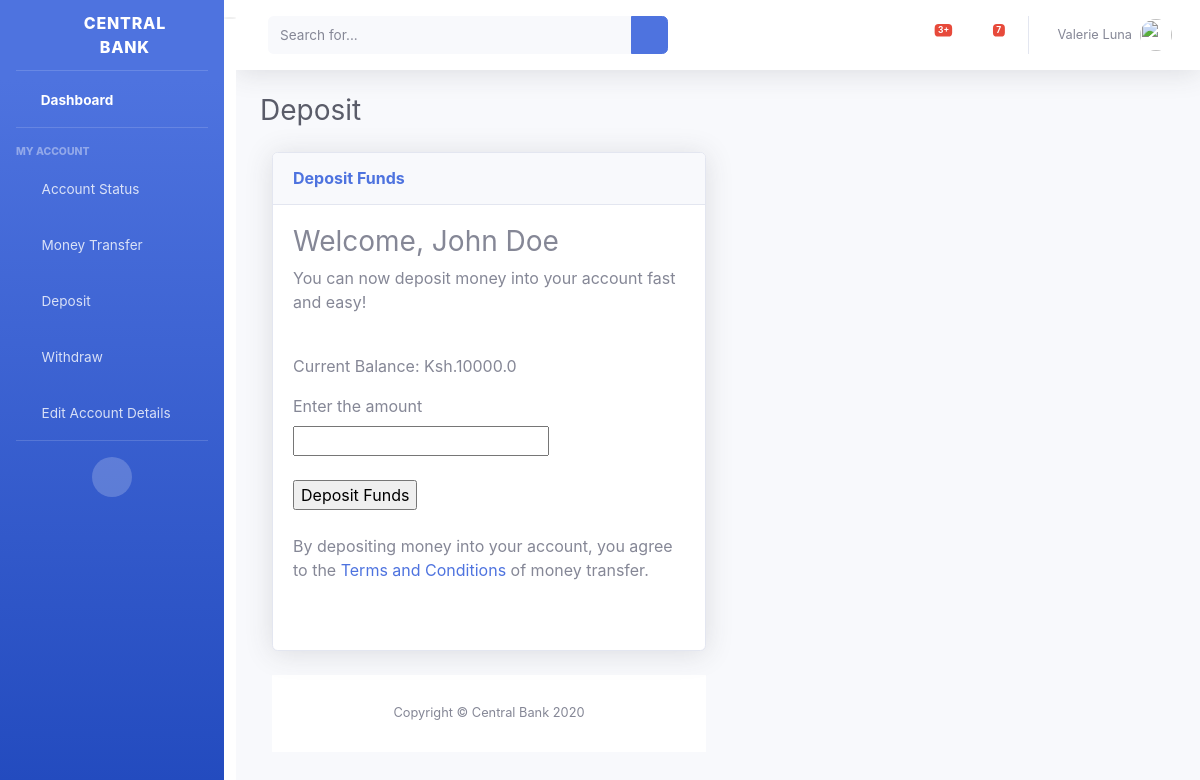
/customers/deposit/1/, run on an earlier commit of the app's database.
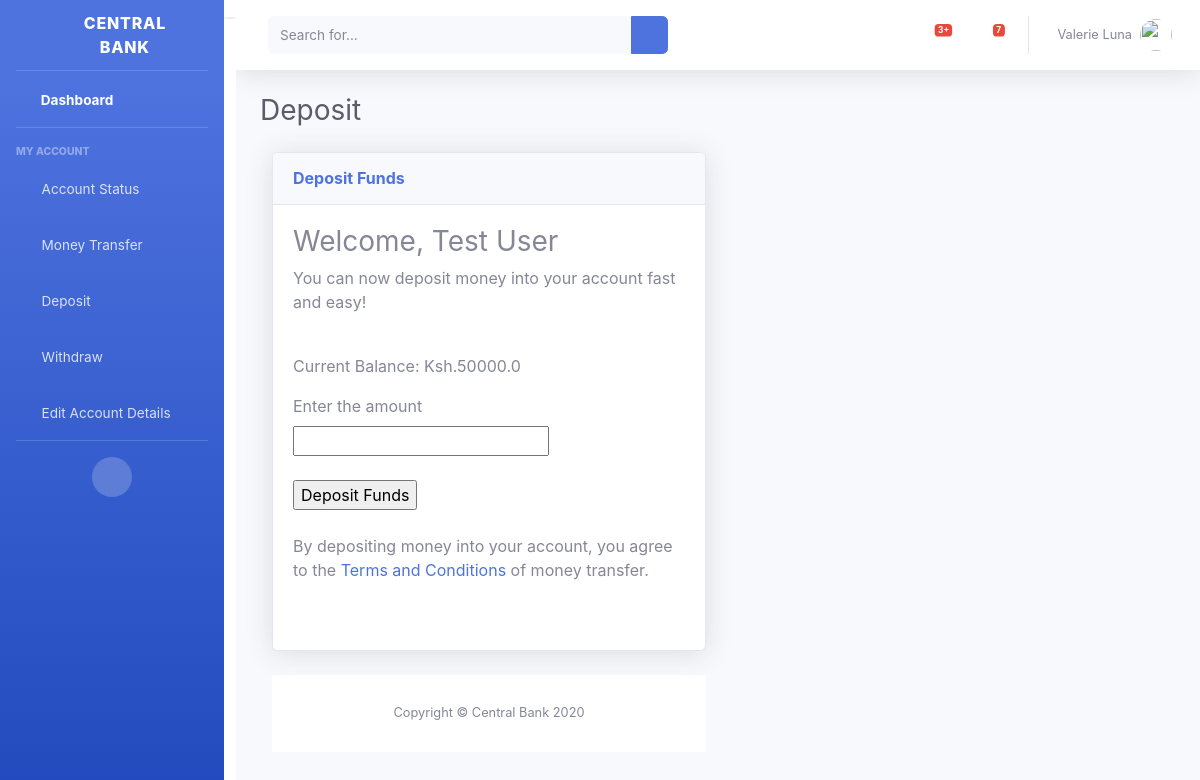
And on a later commit of the database.
### customers/models.py (models this page shows, shortened)
class Customer(models.Model):
    first_name = models.CharField(max_length=100)
    last_name = models.CharField(max_length=100)
    id_number = models.CharField(max_length=20)
    mobile_number = models.CharField(max_length=20)
    pin = models.CharField(max_length=10)
    class Meta:
        db_table = 'tbl_Customers'

### accounts/models.py (models this page shows, shortened)
class Account(models.Model):
    ACCOUNT_TYPE_CHOICES = [
        ("SAVINGS",'Savings'),
        ("CURRENT",'Current'),
    ]
    CURRENCY_CHOICE = [
        ("KENYA SHILLINGS","Kenya Shillings"),
        ("US DOLLAR","US Dollars")
    ]
    account_number = models.PositiveIntegerField(
        validators=[
            MinValueValidator(10000000),
            MaxValueValidator(99999999)
        ],
        default=10000000
    )
    balance = models.FloatField(
        default=0,
    )
    account_type = models.CharField(max_length=100,choices=ACCOUNT_TYPE_CHOICES,default='SAVINGS')
    currency = models.CharField(max_length=15,choices=CURRENCY_CHOICE,default='KENYA SHILLINGS')
    customer = models.ForeignKey(Customer,on_delete=models.CASCADE,default=1)
    class Meta:
        db_table = 'tbl_Accounts'

### customers/views.py (the view, shortened to what this page needs)
# urls.py: path('deposit/<int:pk>/',views.deposit,name='deposit'),
def deposit(request,pk):
    account = Account.objects.get(pk=pk)
    current_balance = account.balance
    new_balance = current_balance
    account = Account.objects.get(pk=pk)
    customer = Customer.objects.get(pk=pk)
    deposit = Deposit.objects.get(pk=pk)
    context = {
        'current_balance':current_balance,
        'account':account,
        'customer': customer,
        'deposit':deposit,
    }
    return render(request,'customers/deposit.html',context)

### customers/templates/customers/deposit.html (shortened to what the changed rows need)
{% load static %}
<!DOCTYPE html>
<html lang="en">
<head>
  <link href="{% static 'vendor/fontawesome-free/css/all.min.css' %}" rel="stylesheet" type="text/css">
  <link href="{% static 'css/sb-admin-2.min.css' %}" rel="stylesheet">
</head>
<body id="page-top">
  <div id="wrapper">
    <div id="content-wrapper" class="d-flex flex-column">
      <div id="content">
        <div class="container-fluid">
          <div class="d-sm-flex align-items-center justify-content-between mb-4">
            <h1 class="h3 mb-0 text-gray-800">Deposit</h1>
          </div>
            <div class="col-lg-6">
              <div class="card shadow mb-4">
                <div class="card-body">
                <h3>Welcome, {{ customer.first_name }} {{ customer.last_name }}</h3>
                  <p>You can now deposit money into your account fast and easy!</p>
                  <br>
                  <p>Current Balance: Ksh.{{ current_balance }}</p>
                    <form action="" method="post">
                                <label for="">Enter the amount</label>
                                <br>
                                  <input type="number" name="amount" id="" required>
                                <br>
                                <br>
                            <input type="submit" value="Deposit Funds">
                    </form>
                    <br>
                    <p>By depositing money into your account, you agree to the <a href="#">Terms and Conditions</a> of money transfer.</p> <br>
            </div>
      </div>
    </div>
  </div>
</body>
</html>

What changed in the data, as far as the page shows it:
changed Customer: first_name "John" → "Test"; last_name "Doe" → "User"
changed Account: balance "10000.0" → "50000.0"
